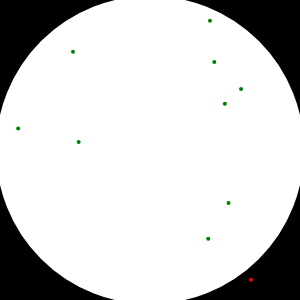
Frame 1 (no input)
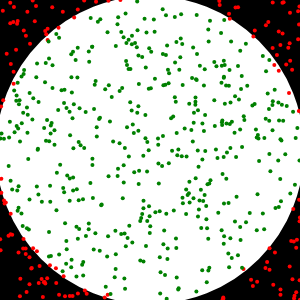
Frame 60 (no input)
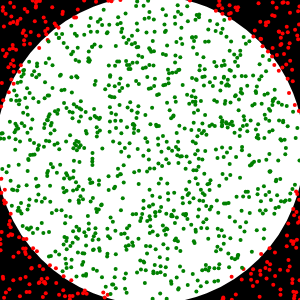
Frame 120 (the mouse pressed at the canvas centre since frame 60)

The p5.js sketch that drew these frames (run headless with seeded random() and noise() and a simulated clock; from frame 60 on, the mouse is pressed at the canvas centre):

// p5.js sketch
// ── sketch.js
/*jshint esversion: 6 */

var radius;
var myPi;
var inCircle;
var numPoints;
var piText;

function setup() {
    radius = 150;
    createCanvas(2 * radius, 2 * radius);
    ellipseMode(CENTER);
    background(0);
    stroke(255);
    strokeWeight(8);
    ellipse(width / 2, height / 2, radius * 2, radius * 2);
    strokeWeight(4);

    inCircle = 0;
    numPoints = 0;
    piText = createP();
}

function draw() {
    for (let i = 0; i < 10; i++) {

        let newPoint = createVector(random(0, width), random(0, height));
        console.log(newPoint);
        if (dist(width / 2, height / 2, newPoint.x, newPoint.y) > radius) {
            stroke('red');
        } else {
            stroke('green');
            inCircle++;
        }
        numPoints++;

        point(newPoint.x, newPoint.y);
        myPi = 4 * inCircle / numPoints;

    }

    piText.html(`PI: ${myPi} <br> Diff: ${abs(myPi - Math.PI)} <br> Inside Circle: ${inCircle} <br> Total Points: ${numPoints}`);

}
